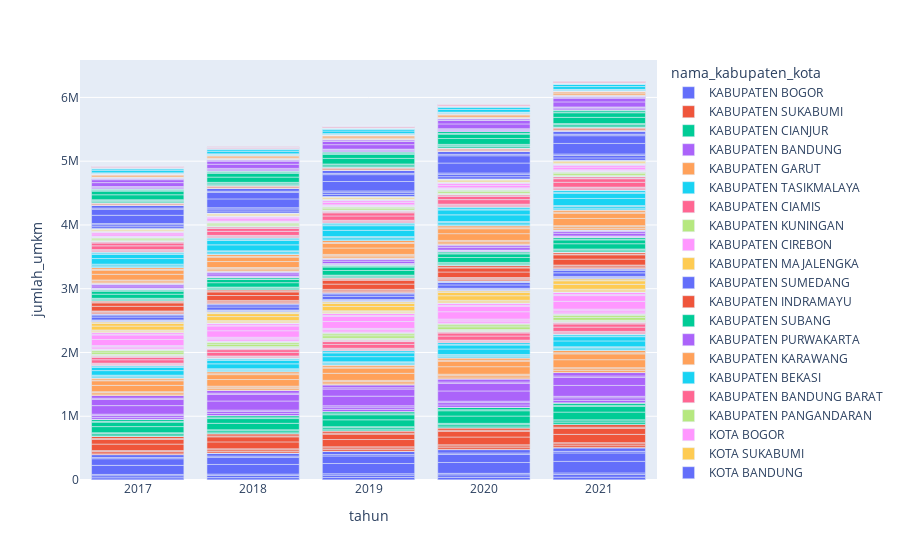

Notebook cell for this chart:
### Markdown cell above
### **Tahun manakah yang memiliki Jumlah UMKM terbanyak?**

### Code cell
bivariate_visualization_bar(
    data=data,
    x=data['tahun'],
    y=data['jumlah_umkm'],
    color=data['nama_kabupaten_kota']
)

### Figure 1 — Plotly figure (JSON) as saved in the notebook; plotly's stock layout.template omitted (floating-point values rounded to 4 significant figures)
{"data": [{"alignmentgroup": "True", "hovertemplate": "nama_kabupaten_kota=KABUPATEN BOGOR<br>tahun=%{x}<br>jumlah_umkm=%{y}<extra></extra>", "legendgroup": "KABUPATEN BOGOR", "marker": {"color": "#636efa", "pattern": {"shape": ""}}, "name": "KABUPATEN BOGOR", "offsetgroup": "KABUPATEN BOGOR", "orientation": "v", "showlegend": true, "textposition": "auto", "type": "bar", "x": [2017, 2017, 2017, 2017, 2017, 2017, 2017, 2017, 2017, 2017, 2018, 2018, 2018, 2018, 2018, 2018, 2018, 2018, 2018, 2018, 2019, 2019, 2019, 2019, 2019, 2019, 2019, 2019, 2019, 2019, 2020, 2020, 2020, 2020, 2020, 2020, 2020, 2020, 2020, 2020, 2021, 2021, 2021, 2021, 2021, 2021, 2021, 2021, 2021, 2021], "xaxis": "x", "y": [927, 927, 132, 33111, 32316, 19734, 142508, 104232, 19337, 45030, 984, 984, 141, 35159, 34315, 20955, 151325, 110681, 20533, 47816, 1045, 1045, 149, 37335, 36438, 22251, 160688, 117529, 21803, 50775, 1110, 1110, 159, 39644, 38693, 23628, 170630, 124801, 23152, 53916, 1179, 1179, 168, 42097, 41087, 25090, 181187, 132523, 24585, 57252], "yaxis": "y"}, {"alignmentgroup": "True", "hovertemplate": "nama_kabupaten_kota=KABUPATEN SUKABUMI<br>tahun=%{x}<br>jumlah_umkm=%{y}<extra></extra>", "legendgroup": "KABUPATEN SUKABUMI", "marker": {"color": "#EF553B", "pattern": {"shape": ""}}, "name": "KABUPATEN SUKABUMI", "offsetgroup": "KABUPATEN SUKABUMI", "orientation": "v", "showlegend": true, "textposition": "auto", "type": "bar", "x": [2017, 2017, 2017, 2017, 2017, 2017, 2017, 2017, 2017, 2017, 2018, 2018, 2018, 2018, 2018, 2018, 2018, 2018, 2018, 2018, 2019, 2019, 2019, 2019, 2019, 2019, 2019, 2019, 2019, 2019, 2020, 2020, 2020, 2020, 2020, 2020, 2020, 2020, 2020, 2020, 2021, 2021, 2021, 2021, 2021, 2021, 2021, 2021, 2021, 2021], "xaxis": "x", "y": [665, 665, 95, 23748, 23178, 14154, 102213, 74760, 13869, 32298, 706, 706, 101, 25218, 24613, 15030, 108537, 79386, 14727, 34296, 750, 750, 107, 26778, 26135, 15960, 115253, 84297, 15638, 36418, 796, 796, 114, 28435, 27752, 16947, 122384, 89513, 16606, 38671, 845, 845, 121, 30194, 29470, 17996, 129956, 95051, 17633, 41064], "yaxis": "y"}, {"alignmentgroup": "True", "hovertemplate": "nama_kabupaten_kota=KABUPATEN CIANJUR<br>tahun=%{x}<br>jumlah_umkm=%{y}<extra></extra>", "legendgroup": "KABUPATEN CIANJUR", "marker": {"color": "#00cc96", "pattern": {"shape": ""}}, "name": "KABUPATEN CIANJUR", "offsetgroup": "KABUPATEN CIANJUR", "orientation": "v", "showlegend": true, "textposition": "auto", "type": "bar", "x": [2017, 2017, 2017, 2017, 2017, 2017, 2017, 2017, 2017, 2017, 2018, 2018, 2018, 2018, 2018, 2018, 2018, 2018, 2018, 2018, 2019, 2019, 2019, 2019, 2019, 2019, 2019, 2019, 2019, 2019, 2020, 2020, 2020, 2020, 2020, 2020, 2020, 2020, 2020, 2020, 2021, 2021, 2021, 2021, 2021, 2021, 2021, 2021, 2021, 2021], "xaxis": "x", "y": [620, 620, 89, 22142, 21611, 13197, 95300, 69704, 12931, 30113, 658, 658, 94, 23512, 22948, 14013, 101196, 74016, 13731, 31977, 699, 699, 100, 24967, 24368, 14880, 107458, 78596, 14581, 33955, 742, 742, 106, 26512, 25875, 15801, 114106, 83459, 15483, 36056, 788, 788, 113, 28152, 27476, 16779, 121166, 88623, 16441, 38287], "yaxis": "y"}, {"alignmentgroup": "True", "hovertemplate": "nama_kabupaten_kota=KABUPATEN BANDUNG<br>tahun=%{x}<br>jumlah_umkm=%{y}<extra></extra>", "legendgroup": "KABUPATEN BANDUNG", "marker": {"color": "#ab63fa", "pattern": {"shape": ""}}, "name": "KABUPATEN BANDUNG", "offsetgroup": "KABUPATEN BANDUNG", "orientation": "v", "showlegend": true, "textposition": "auto", "type": "bar", "x": [2017, 2017, 2017, 2017, 2017, 2017, 2017, 2017, 2017, 2017, 2018, 2018, 2018, 2018, 2018, 2018, 2018, 2018, 2018, 2018, 2019, 2019, 2019, 2019, 2019, 2019, 2019, 2019, 2019, 2019, 2020, 2020, 2020, 2020, 2020, 2020, 2020, 2020, 2020, 2020, 2021, 2021, 2021, 2021, 2021, 2021, 2021, 2021, 2021, 2021], "xaxis": "x", "y": [873, 873, 125, 31188, 30440, 18588, 134235, 98181, 18214, 42416, 927, 927, 132, 33118, 32323, 19738, 142541, 104256, 19341, 45041, 985, 985, 141, 35167, 34323, 20960, 151360, 110707, 20538, 47828, 1046, 1046, 149, 37343, 36447, 22257, 160725, 117556, 21808, 50787, 1110, 1110, 159, 39654, 38702, 23634, 170669, 124830, 23158, 53929], "yaxis": "y"}, {"alignmentgroup": "True", "hovertemplate": "nama_kabupaten_kota=KABUPATEN GARUT<br>tahun=%{x}<br>jumlah_umkm=%{y}<extra></extra>", "legendgroup": "KABUPATEN GARUT", "marker": {"color": "#FFA15A", "pattern": {"shape": ""}}, "name": "KABUPATEN GARUT", "offsetgroup": "KABUPATEN GARUT", "orientation": "v", "showlegend": true, "textposition": "auto", "type": "bar", "x": [2017, 2017, 2017, 2017, 2017, 2017, 2017, 2017, 2017, 2017, 2018, 2018, 2018, 2018, 2018, 2018, 2018, 2018, 2018, 2018, 2019, 2019, 2019, 2019, 2019, 2019, 2019, 2019, 2019, 2019, 2020, 2020, 2020, 2020, 2020, 2020, 2020, 2020, 2020, 2020, 2021, 2021, 2021, 2021, 2021, 2021, 2021, 2021, 2021, 2021], "xaxis": "x", "y": [641, 641, 92, 22878, 22329, 13635, 98466, 72019, 13361, 31114, 680, 680, 97, 24293, 23710, 14479, 104559, 76475, 14187, 33039, 722, 722, 103, 25796, 25177, 15375, 111028, 81207, 15065, 35083, 767, 767, 110, 27393, 26735, 16326, 117897, 86232, 15997, 37254, 814, 814, 116, 29087, 28389, 17336, 125192, 91567, 16987, 39559], "yaxis": "y"}, {"alignmentgroup": "True", "hovertemplate": "nama_kabupaten_kota=KABUPATEN TASIKMALAYA<br>tahun=%{x}<br>jumlah_umkm=%{y}<extra></extra>", "legendgroup": "KABUPATEN TASIKMALAYA", "marker": {"color": "#19d3f3", "pattern": {"shape": ""}}, "name": "KABUPATEN TASIKMALAYA", "offsetgroup": "KABUPATEN TASIKMALAYA", "orientation": "v", "showlegend": true, "textposition": "auto", "type": "bar", "x": [2017, 2017, 2017, 2017, 2017, 2017, 2017, 2017, 2017, 2017, 2018, 2018, 2018, 2018, 2018, 2018, 2018, 2018, 2018, 2018, 2019, 2019, 2019, 2019, 2019, 2019, 2019, 2019, 2019, 2019, 2020, 2020, 2020, 2020, 2020, 2020, 2020, 2020, 2020, 2020, 2021, 2021, 2021, 2021, 2021, 2021, 2021, 2021, 2021, 2021], "xaxis": "x", "y": [465, 465, 66, 16603, 16205, 9896, 71461, 52267, 9696, 22580, 494, 494, 71, 17631, 17207, 10508, 75882, 55501, 10296, 23978, 524, 524, 75, 18721, 18272, 11158, 80577, 58935, 10933, 25461, 557, 557, 80, 19880, 19403, 11848, 85562, 62581, 11610, 27036, 591, 591, 84, 21110, 20603, 12581, 90856, 66453, 12328, 28709], "yaxis": "y"}, {"alignmentgroup": "True", "hovertemplate": "nama_kabupaten_kota=KABUPATEN CIAMIS<br>tahun=%{x}<br>jumlah_umkm=%{y}<extra></extra>", "legendgroup": "KABUPATEN CIAMIS", "marker": {"color": "#FF6692", "pattern": {"shape": ""}}, "name": "KABUPATEN CIAMIS", "offsetgroup": "KABUPATEN CIAMIS", "orientation": "v", "showlegend": true, "textposition": "auto", "type": "bar", "x": [2017, 2017, 2017, 2017, 2017, 2017, 2017, 2017, 2017, 2017, 2018, 2018, 2018, 2018, 2018, 2018, 2018, 2018, 2018, 2018, 2019, 2019, 2019, 2019, 2019, 2019, 2019, 2019, 2019, 2019, 2020, 2020, 2020, 2020, 2020, 2020, 2020, 2020, 2020, 2020, 2021, 2021, 2021, 2021, 2021, 2021, 2021, 2021, 2021, 2021], "xaxis": "x", "y": [345, 345, 49, 12335, 12039, 7352, 53089, 38830, 7204, 16775, 367, 367, 52, 13098, 12784, 7806, 56374, 41233, 7649, 17813, 389, 389, 56, 13908, 13575, 8289, 59862, 43784, 8123, 18916, 414, 414, 59, 14769, 14415, 8802, 63566, 46493, 8625, 20086, 439, 439, 63, 15683, 15306, 9347, 67499, 49369, 9159, 21329], "yaxis": "y"}, {"alignmentgroup": "True", "hovertemplate": "nama_kabupaten_kota=KABUPATEN KUNINGAN<br>tahun=%{x}<br>jumlah_umkm=%{y}<extra></extra>", "legendgroup": "KABUPATEN KUNINGAN", "marker": {"color": "#B6E880", "pattern": {"shape": ""}}, "name": "KABUPATEN KUNINGAN", "offsetgroup": "KABUPATEN KUNINGAN", "orientation": "v", "showlegend": true, "textposition": "auto", "type": "bar", "x": [2017, 2017, 2017, 2017, 2017, 2017, 2017, 2017, 2017, 2017, 2018, 2018, 2018, 2018, 2018, 2018, 2018, 2018, 2018, 2018, 2019, 2019, 2019, 2019, 2019, 2019, 2019, 2019, 2019, 2019, 2020, 2020, 2020, 2020, 2020, 2020, 2020, 2020, 2020, 2020, 2021, 2021, 2021, 2021, 2021, 2021, 2021, 2021, 2021, 2021], "xaxis": "x", "y": [235, 235, 34, 8377, 8176, 4993, 36054, 26370, 4892, 11392, 249, 249, 36, 8895, 8682, 5301, 38284, 28002, 5195, 12097, 264, 264, 38, 9445, 9219, 5629, 40653, 29734, 5516, 12846, 281, 281, 40, 10030, 9789, 5978, 43168, 31574, 5857, 13641, 298, 298, 43, 10650, 10395, 6348, 45839, 33527, 6220, 14485], "yaxis": "y"}, {"alignmentgroup": "True", "hovertemplate": "nama_kabupaten_kota=KABUPATEN CIREBON<br>tahun=%{x}<br>jumlah_umkm=%{y}<extra></extra>", "legendgroup": "KABUPATEN CIREBON", "marker": {"color": "#FF97FF", "pattern": {"shape": ""}}, "name": "KABUPATEN CIREBON", "offsetgroup": "KABUPATEN CIREBON", "orientation": "v", "showlegend": true, "textposition": "auto", "type": "bar", "x": [2017, 2017, 2017, 2017, 2017, 2017, 2017, 2017, 2017, 2017, 2018, 2018, 2018, 2018, 2018, 2018, 2018, 2018, 2018, 2018, 2019, 2019, 2019, 2019, 2019, 2019, 2019, 2019, 2019, 2019, 2020, 2020, 2020, 2020, 2020, 2020, 2020, 2020, 2020, 2020, 2021, 2021, 2021, 2021, 2021, 2021, 2021, 2021, 2021, 2021], "xaxis": "x", "y": [624, 624, 89, 22301, 21766, 13291, 95982, 70203, 13024, 30329, 663, 663, 95, 23681, 23112, 14114, 101921, 74546, 13829, 32206, 704, 704, 101, 25146, 24542, 14987, 108227, 79159, 14685, 34198, 748, 748, 107, 26702, 26061, 15914, 114923, 84056, 15594, 36314, 794, 794, 113, 28354, 27673, 16899, 122034, 89257, 16559, 38561], "yaxis": "y"}, {"alignmentgroup": "True", "hovertemplate": "nama_kabupaten_kota=KABUPATEN MAJALENGKA<br>tahun=%{x}<br>jumlah_umkm=%{y}<extra></extra>", "legendgroup": "KABUPATEN MAJALENGKA", "marker": {"color": "#FECB52", "pattern": {"shape": ""}}, "name": "KABUPATEN MAJALENGKA", "offsetgroup": "KABUPATEN MAJALENGKA", "orientation": "v", "showlegend": true, "textposition": "auto", "type": "bar", "x": [2017, 2017, 2017, 2017, 2017, 2017, 2017, 2017, 2017, 2017, 2018, 2018, 2018, 2018, 2018, 2018, 2018, 2018, 2018, 2018, 2019, 2019, 2019, 2019, 2019, 2019, 2019, 2019, 2019, 2019, 2020, 2020, 2020, 2020, 2020, 2020, 2020, 2020, 2020, 2020, 2021, 2021, 2021, 2021, 2021, 2021, 2021, 2021, 2021, 2021], "xaxis": "x", "y": [388, 388, 55, 13846, 13514, 8252, 59595, 43589, 8086, 18831, 412, 412, 59, 14703, 14350, 8763, 63282, 46286, 8587, 19996, 437, 437, 62, 15613, 15238, 9305, 67198, 49149, 9118, 21234, 464, 464, 66, 16579, 16181, 9881, 71356, 52190, 9682, 22547, 493, 493, 70, 17605, 17182, 10492, 75770, 55419, 10281, 23942], "yaxis": "y"}, {"alignmentgroup": "True", "hovertemplate": "nama_kabupaten_kota=KABUPATEN SUMEDANG<br>tahun=%{x}<br>jumlah_umkm=%{y}<extra></extra>", "legendgroup": "KABUPATEN SUMEDANG", "marker": {"color": "#636efa", "pattern": {"shape": ""}}, "name": "KABUPATEN SUMEDANG", "offsetgroup": "KABUPATEN SUMEDANG", "orientation": "v", "showlegend": true, "textposition": "auto", "type": "bar", "x": [2017, 2017, 2017, 2017, 2017, 2017, 2017, 2017, 2017, 2017, 2018, 2018, 2018, 2018, 2018, 2018, 2018, 2018, 2018, 2018, 2019, 2019, 2019, 2019, 2019, 2019, 2019, 2019, 2019, 2019, 2020, 2020, 2020, 2020, 2020, 2020, 2020, 2020, 2020, 2020, 2021, 2021, 2021, 2021, 2021, 2021, 2021, 2021, 2021, 2021], "xaxis": "x", "y": [287, 287, 41, 10259, 10013, 6114, 44154, 32295, 5991, 13952, 305, 305, 44, 10894, 10632, 6493, 46886, 34293, 6362, 14815, 324, 324, 46, 11568, 11290, 6894, 49787, 36415, 6755, 15732, 344, 344, 49, 12283, 11988, 7321, 52867, 38668, 7173, 16705, 365, 365, 52, 13043, 12730, 7774, 56138, 41060, 7617, 17739], "yaxis": "y"}, {"alignmentgroup": "True", "hovertemplate": "nama_kabupaten_kota=KABUPATEN INDRAMAYU<br>tahun=%{x}<br>jumlah_umkm=%{y}<extra></extra>", "legendgroup": "KABUPATEN INDRAMAYU", "marker": {"color": "#EF553B", "pattern": {"shape": ""}}, "name": "KABUPATEN INDRAMAYU", "offsetgroup": "KABUPATEN INDRAMAYU", "orientation": "v", "showlegend": true, "textposition": "auto", "type": "bar", "x": [2017, 2017, 2017, 2017, 2017, 2017, 2017, 2017, 2017, 2017, 2018, 2018, 2018, 2018, 2018, 2018, 2018, 2018, 2018, 2018, 2019, 2019, 2019, 2019, 2019, 2019, 2019, 2019, 2019, 2019, 2020, 2020, 2020, 2020, 2020, 2020, 2020, 2020, 2020, 2020, 2021, 2021, 2021, 2021, 2021, 2021, 2021, 2021, 2021, 2021], "xaxis": "x", "y": [472, 472, 67, 16866, 16461, 10052, 72592, 53095, 9850, 22938, 501, 501, 72, 17910, 17480, 10674, 77083, 56380, 10459, 24357, 532, 532, 76, 19018, 18561, 11335, 81853, 59868, 11106, 25864, 565, 565, 81, 20195, 19710, 12036, 86917, 63572, 11794, 27465, 600, 600, 86, 21444, 20929, 12781, 92295, 67506, 12523, 29164], "yaxis": "y"}, {"alignmentgroup": "True", "hovertemplate": "nama_kabupaten_kota=KABUPATEN SUBANG<br>tahun=%{x}<br>jumlah_umkm=%{y}<extra></extra>", "legendgroup": "KABUPATEN SUBANG", "marker": {"color": "#00cc96", "pattern": {"shape": ""}}, "name": "KABUPATEN SUBANG", "offsetgroup": "KABUPATEN SUBANG", "orientation": "v", "showlegend": true, "textposition": "auto", "type": "bar", "x": [2017, 2017, 2017, 2017, 2017, 2017, 2017, 2017, 2017, 2017, 2018, 2018, 2018, 2018, 2018, 2018, 2018, 2018, 2018, 2018, 2019, 2019, 2019, 2019, 2019, 2019, 2019, 2019, 2019, 2019, 2020, 2020, 2020, 2020, 2020, 2020, 2020, 2020, 2020, 2020, 2021, 2021, 2021, 2021, 2021, 2021, 2021, 2021, 2021, 2021], "xaxis": "x", "y": [420, 420, 60, 14989, 14629, 8933, 64511, 47184, 8753, 20384, 446, 446, 64, 15916, 15534, 9486, 68502, 50103, 9295, 21646, 473, 473, 68, 16901, 16495, 10073, 72741, 53203, 9870, 22985, 502, 502, 72, 17946, 17516, 10696, 77241, 56495, 10481, 24407, 534, 534, 76, 19057, 18599, 11358, 82020, 59991, 11129, 25917], "yaxis": "y"}, {"alignmentgroup": "True", "hovertemplate": "nama_kabupaten_kota=KABUPATEN PURWAKARTA<br>tahun=%{x}<br>jumlah_umkm=%{y}<extra></extra>", "legendgroup": "KABUPATEN PURWAKARTA", "marker": {"color": "#ab63fa", "pattern": {"shape": ""}}, "name": "KABUPATEN PURWAKARTA", "offsetgroup": "KABUPATEN PURWAKARTA", "orientation": "v", "showlegend": true, "textposition": "auto", "type": "bar", "x": [2017, 2017, 2017, 2017, 2017, 2017, 2017, 2017, 2017, 2017, 2018, 2018, 2018, 2018, 2018, 2018, 2018, 2018, 2018, 2018, 2019, 2019, 2019, 2019, 2019, 2019, 2019, 2019, 2019, 2019, 2020, 2020, 2020, 2020, 2020, 2020, 2020, 2020, 2020, 2020, 2021, 2021, 2021, 2021, 2021, 2021, 2021, 2021, 2021, 2021], "xaxis": "x", "y": [216, 216, 31, 7702, 7518, 4591, 33151, 24247, 4498, 10475, 229, 229, 33, 8179, 7983, 4875, 35202, 25747, 4776, 11123, 243, 243, 35, 8685, 8477, 5176, 37380, 27340, 5072, 11812, 258, 258, 37, 9222, 9001, 5497, 39693, 29032, 5386, 12542, 274, 274, 39, 9793, 9558, 5837, 42149, 30828, 5719, 13318], "yaxis": "y"}, {"alignmentgroup": "True", "hovertemplate": "nama_kabupaten_kota=KABUPATEN KARAWANG<br>tahun=%{x}<br>jumlah_umkm=%{y}<extra></extra>", "legendgroup": "KABUPATEN KARAWANG", "marker": {"color": "#FFA15A", "pattern": {"shape": ""}}, "name": "KABUPATEN KARAWANG", "offsetgroup": "KABUPATEN KARAWANG", "orientation": "v", "showlegend": true, "textposition": "auto", "type": "bar", "x": [2017, 2017, 2017, 2017, 2017, 2017, 2017, 2017, 2017, 2017, 2018, 2018, 2018, 2018, 2018, 2018, 2018, 2018, 2018, 2018, 2019, 2019, 2019, 2019, 2019, 2019, 2019, 2019, 2019, 2019, 2020, 2020, 2020, 2020, 2020, 2020, 2020, 2020, 2020, 2020, 2021, 2021, 2021, 2021, 2021, 2021, 2021, 2021, 2021, 2021], "xaxis": "x", "y": [577, 577, 82, 20624, 20129, 12292, 88764, 64923, 12044, 28048, 613, 613, 88, 21900, 21374, 13052, 94256, 68940, 12789, 29783, 651, 651, 93, 23255, 22696, 13860, 100087, 73205, 13581, 31626, 691, 691, 99, 24693, 24101, 14717, 106280, 77735, 14421, 33583, 734, 734, 105, 26221, 25592, 15628, 112856, 82544, 15313, 35661], "yaxis": "y"}, {"alignmentgroup": "True", "hovertemplate": "nama_kabupaten_kota=KABUPATEN BEKASI<br>tahun=%{x}<br>jumlah_umkm=%{y}<extra></extra>", "legendgroup": "KABUPATEN BEKASI", "marker": {"color": "#19d3f3", "pattern": {"shape": ""}}, "name": "KABUPATEN BEKASI", "offsetgroup": "KABUPATEN BEKASI", "orientation": "v", "showlegend": true, "textposition": "auto", "type": "bar", "x": [2017, 2017, 2017, 2017, 2017, 2017, 2017, 2017, 2017, 2017, 2018, 2018, 2018, 2018, 2018, 2018, 2018, 2018, 2018, 2018, 2019, 2019, 2019, 2019, 2019, 2019, 2019, 2019, 2019, 2019, 2020, 2020, 2020, 2020, 2020, 2020, 2020, 2020, 2020, 2020, 2021, 2021, 2021, 2021, 2021, 2021, 2021, 2021, 2021, 2021], "xaxis": "x", "y": [571, 571, 82, 20397, 19908, 12157, 87789, 64210, 11912, 27740, 606, 606, 87, 21659, 21139, 12909, 93221, 68183, 12649, 29456, 644, 644, 92, 22999, 22447, 13708, 98989, 72402, 13432, 31279, 684, 684, 98, 24422, 23836, 14556, 105114, 76881, 14263, 33214, 726, 726, 104, 25933, 25311, 15456, 111617, 81638, 15145, 35269], "yaxis": "y"}, {"alignmentgroup": "True", "hovertemplate": "nama_kabupaten_kota=KABUPATEN BANDUNG BARAT<br>tahun=%{x}<br>jumlah_umkm=%{y}<extra></extra>", "legendgroup": "KABUPATEN BANDUNG BARAT", "marker": {"color": "#FF6692", "pattern": {"shape": ""}}, "name": "KABUPATEN BANDUNG BARAT", "offsetgroup": "KABUPATEN BANDUNG BARAT", "orientation": "v", "showlegend": true, "textposition": "auto", "type": "bar", "x": [2017, 2017, 2017, 2017, 2017, 2017, 2017, 2017, 2017, 2017, 2018, 2018, 2018, 2018, 2018, 2018, 2018, 2018, 2018, 2018, 2019, 2019, 2019, 2019, 2019, 2019, 2019, 2019, 2019, 2019, 2020, 2020, 2020, 2020, 2020, 2020, 2020, 2020, 2020, 2020, 2021, 2021, 2021, 2021, 2021, 2021, 2021, 2021, 2021, 2021], "xaxis": "x", "y": [386, 386, 55, 13798, 13466, 8223, 59385, 43435, 8058, 18765, 410, 410, 59, 14651, 14300, 8732, 63059, 46122, 8556, 19926, 436, 436, 62, 15558, 15184, 9272, 66960, 48976, 9086, 21159, 463, 463, 66, 16520, 16124, 9846, 71103, 52006, 9648, 22468, 491, 491, 70, 17542, 17121, 10455, 75503, 55224, 10245, 23858], "yaxis": "y"}, {"alignmentgroup": "True", "hovertemplate": "nama_kabupaten_kota=KABUPATEN PANGANDARAN<br>tahun=%{x}<br>jumlah_umkm=%{y}<extra></extra>", "legendgroup": "KABUPATEN PANGANDARAN", "marker": {"color": "#B6E880", "pattern": {"shape": ""}}, "name": "KABUPATEN PANGANDARAN", "offsetgroup": "KABUPATEN PANGANDARAN", "orientation": "v", "showlegend": true, "textposition": "auto", "type": "bar", "x": [2017, 2017, 2017, 2017, 2017, 2017, 2017, 2017, 2017, 2017, 2018, 2018, 2018, 2018, 2018, 2018, 2018, 2018, 2018, 2018, 2019, 2019, 2019, 2019, 2019, 2019, 2019, 2019, 2019, 2019, 2020, 2020, 2020, 2020, 2020, 2020, 2020, 2020, 2020, 2020, 2021, 2021, 2021, 2021, 2021, 2021, 2021, 2021, 2021, 2021], "xaxis": "x", "y": [149, 149, 21, 5323, 5195, 3172, 22910, 16756, 3109, 7239, 158, 158, 23, 5652, 5517, 3369, 24327, 17793, 3301, 7687, 168, 168, 24, 6002, 5858, 3577, 25832, 18894, 3505, 8163, 178, 178, 25, 6373, 6220, 3798, 27431, 20063, 3722, 8668, 189, 189, 27, 6768, 6605, 4033, 29128, 21304, 3952, 9204], "yaxis": "y"}, {"alignmentgroup": "True", "hovertemplate": "nama_kabupaten_kota=KOTA BOGOR<br>tahun=%{x}<br>jumlah_umkm=%{y}<extra></extra>", "legendgroup": "KOTA BOGOR", "marker": {"color": "#FF97FF", "pattern": {"shape": ""}}, "name": "KOTA BOGOR", "offsetgroup": "KOTA BOGOR", "orientation": "v", "showlegend": true, "textposition": "auto", "type": "bar", "x": [2017, 2017, 2017, 2017, 2017, 2017, 2017, 2017, 2017, 2017, 2018, 2018, 2018, 2018, 2018, 2018, 2018, 2018, 2018, 2018, 2019, 2019, 2019, 2019, 2019, 2019, 2019, 2019, 2019, 2019, 2020, 2020, 2020, 2020, 2020, 2020, 2020, 2020, 2020, 2020, 2021, 2021, 2021, 2021, 2021, 2021, 2021, 2021, 2021, 2021], "xaxis": "x", "y": [214, 214, 31, 7628, 7445, 4546, 32832, 24014, 4455, 10374, 227, 227, 32, 8100, 7906, 4828, 34863, 25499, 4731, 11016, 241, 241, 34, 8601, 8395, 5126, 37020, 27077, 5023, 11698, 256, 256, 37, 9134, 8914, 5444, 39311, 28752, 5334, 12422, 272, 272, 39, 9699, 9466, 5780, 41743, 30531, 5664, 13190], "yaxis": "y"}, {"alignmentgroup": "True", "hovertemplate": "nama_kabupaten_kota=KOTA SUKABUMI<br>tahun=%{x}<br>jumlah_umkm=%{y}<extra></extra>", "legendgroup": "KOTA SUKABUMI", "marker": {"color": "#FECB52", "pattern": {"shape": ""}}, "name": "KOTA SUKABUMI", "offsetgroup": "KOTA SUKABUMI", "orientation": "v", "showlegend": true, "textposition": "auto", "type": "bar", "x": [2017, 2017, 2017, 2017, 2017, 2017, 2017, 2017, 2017, 2017, 2018, 2018, 2018, 2018, 2018, 2018, 2018, 2018, 2018, 2018, 2019, 2019, 2019, 2019, 2019, 2019, 2019, 2019, 2019, 2019, 2020, 2020, 2020, 2020, 2020, 2020, 2020, 2020, 2020, 2020, 2021, 2021, 2021, 2021, 2021, 2021, 2021, 2021, 2021, 2021], "xaxis": "x", "y": [99, 99, 14, 3530, 3445, 2104, 15192, 11112, 2061, 4800, 105, 105, 15, 3748, 3658, 2234, 16132, 11799, 2189, 5097, 111, 111, 16, 3980, 3885, 2372, 17130, 12529, 2324, 5413, 118, 118, 17, 4226, 4125, 2519, 18190, 13304, 2468, 5748, 126, 126, 18, 4488, 4380, 2675, 19315, 14128, 2621, 6103], "yaxis": "y"}, {"alignmentgroup": "True", "hovertemplate": "nama_kabupaten_kota=KOTA BANDUNG<br>tahun=%{x}<br>jumlah_umkm=%{y}<extra></extra>", "legendgroup": "KOTA BANDUNG", "marker": {"color": "#636efa", "pattern": {"shape": ""}}, "name": "KOTA BANDUNG", "offsetgroup": "KOTA BANDUNG", "orientation": "v", "showlegend": true, "textposition": "auto", "type": "bar", "x": [2017, 2017, 2017, 2017, 2017, 2017, 2017, 2017, 2017, 2017, 2018, 2018, 2018, 2018, 2018, 2018, 2018, 2018, 2018, 2018, 2019, 2019, 2019, 2019, 2019, 2019, 2019, 2019, 2019, 2019, 2020, 2020, 2020, 2020, 2020, 2020, 2020, 2020, 2020, 2020, 2021, 2021, 2021, 2021, 2021, 2021, 2021, 2021, 2021, 2021], "xaxis": "x", "y": [850, 850, 121, 30364, 29635, 18097, 130687, 95586, 17733, 41295, 903, 903, 129, 32243, 31469, 19217, 138773, 101500, 18830, 43850, 959, 959, 137, 34238, 33416, 20406, 147359, 107780, 19995, 46563, 1018, 1018, 145, 36356, 35483, 21668, 156476, 114449, 21232, 49444, 1081, 1081, 154, 38605, 37679, 23009, 166158, 121530, 22546, 52503], "yaxis": "y"}, {"alignmentgroup": "True", "hovertemplate": "nama_kabupaten_kota=KOTA CIREBON<br>tahun=%{x}<br>jumlah_umkm=%{y}<extra></extra>", "legendgroup": "KOTA CIREBON", "marker": {"color": "#EF553B", "pattern": {"shape": ""}}, "name": "KOTA CIREBON", "offsetgroup": "KOTA CIREBON", "orientation": "v", "showlegend": true, "textposition": "auto", "type": "bar", "x": [2017, 2017, 2017, 2017, 2017, 2017, 2017, 2017, 2017, 2017, 2018, 2018, 2018, 2018, 2018, 2018, 2018, 2018, 2018, 2018, 2019, 2019, 2019, 2019, 2019, 2019, 2019, 2019, 2019, 2019, 2020, 2020, 2020, 2020, 2020, 2020, 2020, 2020, 2020, 2020, 2021, 2021, 2021, 2021, 2021, 2021, 2021, 2021, 2021, 2021], "xaxis": "x", "y": [99, 99, 14, 3551, 3466, 2116, 15284, 11179, 2074, 4830, 106, 106, 15, 3771, 3680, 2247, 16230, 11871, 2202, 5128, 112, 112, 16, 4004, 3908, 2386, 17234, 12605, 2338, 5446, 119, 119, 17, 4252, 4150, 2534, 18300, 13385, 2483, 5783, 126, 126, 18, 4515, 4407, 2691, 19432, 14213, 2637, 6140], "yaxis": "y"}, {"alignmentgroup": "True", "hovertemplate": "nama_kabupaten_kota=KOTA BEKASI<br>tahun=%{x}<br>jumlah_umkm=%{y}<extra></extra>", "legendgroup": "KOTA BEKASI", "marker": {"color": "#00cc96", "pattern": {"shape": ""}}, "name": "KOTA BEKASI", "offsetgroup": "KOTA BEKASI", "orientation": "v", "showlegend": true, "textposition": "auto", "type": "bar", "x": [2017, 2017, 2017, 2017, 2017, 2017, 2017, 2017, 2017, 2017, 2018, 2018, 2018, 2018, 2018, 2018, 2018, 2018, 2018, 2018, 2019, 2019, 2019, 2019, 2019, 2019, 2019, 2019, 2019, 2019, 2020, 2020, 2020, 2020, 2020, 2020, 2020, 2020, 2020, 2020, 2021, 2021, 2021, 2021, 2021, 2021, 2021, 2021, 2021, 2021], "xaxis": "x", "y": [502, 502, 72, 17926, 17496, 10684, 77156, 56433, 10469, 24380, 533, 533, 76, 19036, 18579, 11345, 81929, 59924, 11117, 25888, 566, 566, 81, 20213, 19728, 12047, 86998, 63632, 11805, 27490, 601, 601, 86, 21464, 20949, 12793, 92381, 67569, 12535, 29191, 638, 638, 91, 22792, 22245, 13584, 98097, 71749, 13311, 30997], "yaxis": "y"}, {"alignmentgroup": "True", "hovertemplate": "nama_kabupaten_kota=KOTA DEPOK<br>tahun=%{x}<br>jumlah_umkm=%{y}<extra></extra>", "legendgroup": "KOTA DEPOK", "marker": {"color": "#ab63fa", "pattern": {"shape": ""}}, "name": "KOTA DEPOK", "offsetgroup": "KOTA DEPOK", "orientation": "v", "showlegend": true, "textposition": "auto", "type": "bar", "x": [2017, 2017, 2017, 2017, 2017, 2017, 2017, 2017, 2017, 2017, 2018, 2018, 2018, 2018, 2018, 2018, 2018, 2018, 2018, 2018, 2019, 2019, 2019, 2019, 2019, 2019, 2019, 2019, 2019, 2019, 2020, 2020, 2020, 2020, 2020, 2020, 2020, 2020, 2020, 2020, 2021, 2021, 2021, 2021, 2021, 2021, 2021, 2021, 2021, 2021], "xaxis": "x", "y": [401, 401, 57, 14336, 13992, 8544, 61703, 45130, 8372, 19497, 426, 426, 61, 15223, 14858, 9073, 65521, 47923, 8890, 20704, 453, 453, 65, 16165, 15777, 9634, 69574, 50888, 9440, 21984, 481, 481, 69, 17165, 16753, 10230, 73879, 54036, 10024, 23345, 510, 510, 73, 18227, 17790, 10863, 78450, 57380, 10645, 24789], "yaxis": "y"}, {"alignmentgroup": "True", "hovertemplate": "nama_kabupaten_kota=KOTA CIMAHI<br>tahun=%{x}<br>jumlah_umkm=%{y}<extra></extra>", "legendgroup": "KOTA CIMAHI", "marker": {"color": "#FFA15A", "pattern": {"shape": ""}}, "name": "KOTA CIMAHI", "offsetgroup": "KOTA CIMAHI", "orientation": "v", "showlegend": true, "textposition": "auto", "type": "bar", "x": [2017, 2017, 2017, 2017, 2017, 2017, 2017, 2017, 2017, 2017, 2018, 2018, 2018, 2018, 2018, 2018, 2018, 2018, 2018, 2018, 2019, 2019, 2019, 2019, 2019, 2019, 2019, 2019, 2019, 2019, 2020, 2020, 2020, 2020, 2020, 2020, 2020, 2020, 2020, 2020, 2021, 2021, 2021, 2021, 2021, 2021, 2021, 2021, 2021, 2021], "xaxis": "x", "y": [141, 141, 20, 5024, 4904, 2994, 21624, 15816, 2934, 6833, 149, 149, 21, 5335, 5207, 3180, 22962, 16795, 3116, 7256, 159, 159, 23, 5665, 5529, 3376, 24383, 17834, 3308, 7705, 168, 168, 24, 6016, 5871, 3585, 25891, 18937, 3513, 8181, 179, 179, 26, 6388, 6235, 3807, 27493, 20109, 3731, 8688], "yaxis": "y"}, {"alignmentgroup": "True", "hovertemplate": "nama_kabupaten_kota=KOTA TASIKMALAYA<br>tahun=%{x}<br>jumlah_umkm=%{y}<extra></extra>", "legendgroup": "KOTA TASIKMALAYA", "marker": {"color": "#19d3f3", "pattern": {"shape": ""}}, "name": "KOTA TASIKMALAYA", "offsetgroup": "KOTA TASIKMALAYA", "orientation": "v", "showlegend": true, "textposition": "auto", "type": "bar", "x": [2017, 2017, 2017, 2017, 2017, 2017, 2017, 2017, 2017, 2017, 2018, 2018, 2018, 2018, 2018, 2018, 2018, 2018, 2018, 2018, 2019, 2019, 2019, 2019, 2019, 2019, 2019, 2019, 2019, 2019, 2020, 2020, 2020, 2020, 2020, 2020, 2020, 2020, 2020, 2020, 2021, 2021, 2021, 2021, 2021, 2021, 2021, 2021, 2021, 2021], "xaxis": "x", "y": [225, 225, 32, 8044, 7851, 4794, 34620, 25322, 4698, 10940, 239, 239, 34, 8541, 8336, 5091, 36762, 26888, 4988, 11616, 254, 254, 36, 9070, 8852, 5406, 39037, 28552, 5297, 12335, 270, 270, 39, 9631, 9400, 5740, 41452, 30319, 5625, 13098, 286, 286, 41, 10227, 9982, 6095, 44017, 32195, 5973, 13909], "yaxis": "y"}, {"alignmentgroup": "True", "hovertemplate": "nama_kabupaten_kota=KOTA BANJAR<br>tahun=%{x}<br>jumlah_umkm=%{y}<extra></extra>", "legendgroup": "KOTA BANJAR", "marker": {"color": "#FF6692", "pattern": {"shape": ""}}, "name": "KOTA BANJAR", "offsetgroup": "KOTA BANJAR", "orientation": "v", "showlegend": true, "textposition": "auto", "type": "bar", "x": [2017, 2017, 2017, 2017, 2017, 2017, 2017, 2017, 2017, 2017, 2018, 2018, 2018, 2018, 2018, 2018, 2018, 2018, 2018, 2018, 2019, 2019, 2019, 2019, 2019, 2019, 2019, 2019, 2019, 2019, 2020, 2020, 2020, 2020, 2020, 2020, 2020, 2020, 2020, 2020, 2021, 2021, 2021, 2021, 2021, 2021, 2021, 2021, 2021, 2021], "xaxis": "x", "y": [64, 64, 9, 2286, 2231, 1363, 9840, 7197, 1335, 3109, 68, 68, 10, 2428, 2369, 1447, 10449, 7642, 1418, 3302, 72, 72, 10, 2578, 2516, 1536, 11095, 8115, 1505, 3506, 77, 77, 11, 2737, 2672, 1631, 11782, 8617, 1599, 3723, 81, 81, 12, 2907, 2837, 1732, 12510, 9150, 1698, 3953], "yaxis": "y"}], "layout": {"autosize": true, "barmode": "relative", "legend": {"title": {"text": "nama_kabupaten_kota"}, "tracegroupgap": 0}, "margin": {"t": 60}, "xaxis": {"anchor": "y", "autorange": true, "domain": [0, 1], "range": [2016.0, 2022.0], "title": {"text": "tahun"}, "type": "linear"}, "yaxis": {"anchor": "x", "autorange": true, "domain": [0, 1], "range": [0, 6587000.0], "title": {"text": "jumlah_umkm"}, "type": "linear"}}}
